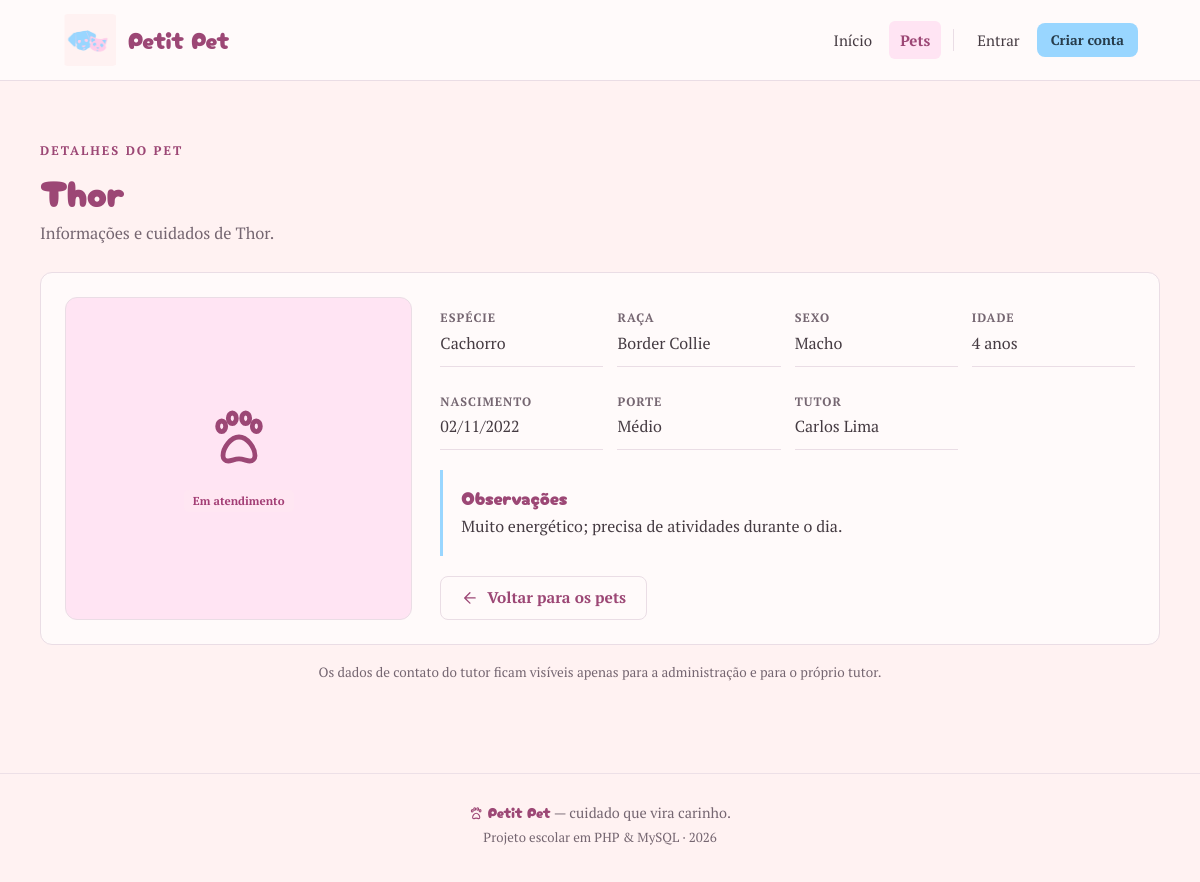
/pet.php?id=1, run on an earlier commit of the app's database.
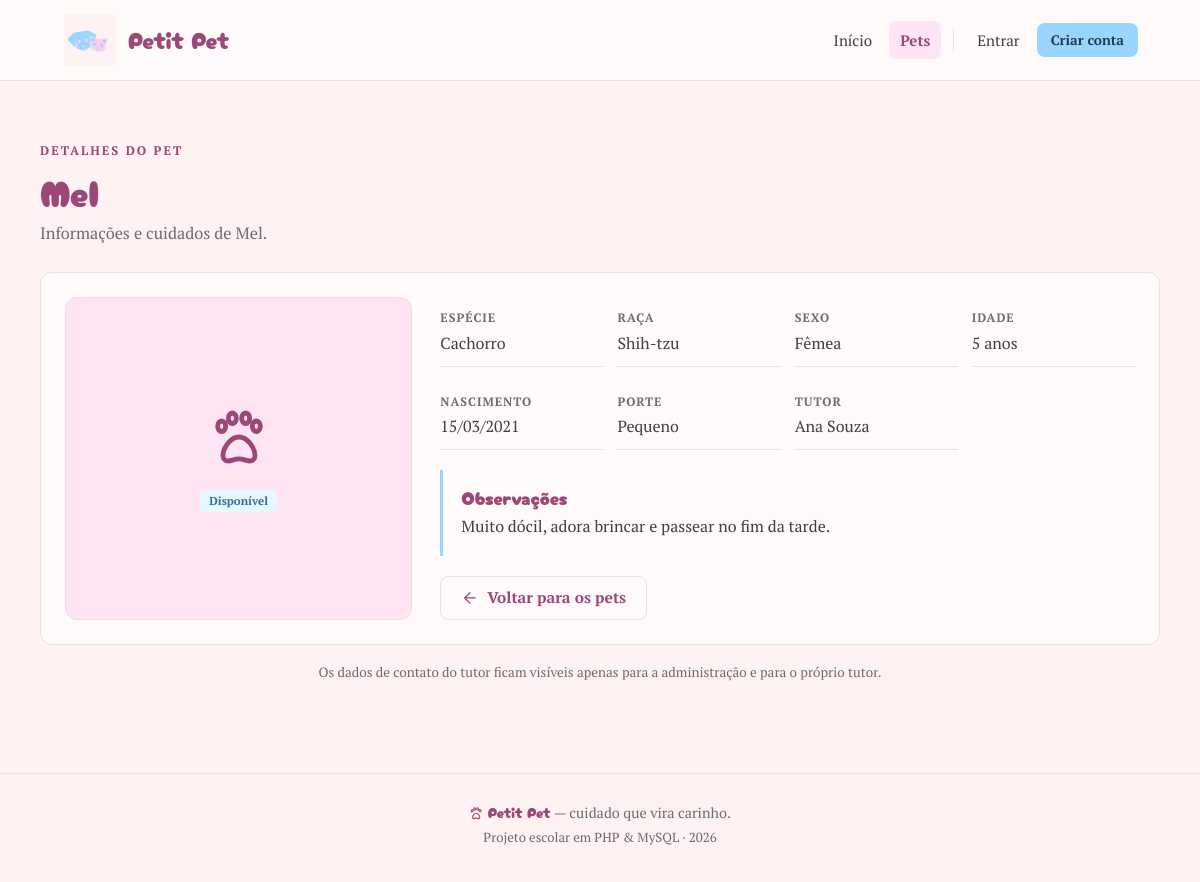
And on a later commit of the database.
### tables this page shows
CREATE TABLE IF NOT EXISTS pets (
    id INT UNSIGNED NOT NULL AUTO_INCREMENT,
    usuario_id INT DEFAULT NULL,
    nome VARCHAR(100) NOT NULL,
    especie VARCHAR(50) NOT NULL,
    raca VARCHAR(80) DEFAULT NULL,
    sexo ENUM('macho', 'femea', 'nao_informado') NOT NULL DEFAULT 'nao_informado',
    data_nascimento DATE DEFAULT NULL,
    porte ENUM('pequeno', 'medio', 'grande') DEFAULT NULL,
    tutor_nome VARCHAR(100) DEFAULT NULL,
    tutor_telefone VARCHAR(30) DEFAULT NULL,
    observacoes TEXT DEFAULT NULL,
    status ENUM('disponivel', 'em_atendimento') NOT NULL DEFAULT 'disponivel',
    criado_em TIMESTAMP NOT NULL DEFAULT CURRENT_TIMESTAMP,
    atualizado_em TIMESTAMP NOT NULL DEFAULT CURRENT_TIMESTAMP ON UPDATE CURRENT_TIMESTAMP,
    PRIMARY KEY (id),
    KEY idx_pets_nome (nome),
    KEY idx_pets_status (status),
    KEY idx_pets_especie (especie),
    KEY idx_pets_usuario (usuario_id),
    CONSTRAINT fk_pets_usuario
        FOREIGN KEY (usuario_id) REFERENCES usuarios (id)
        ON DELETE SET NULL
        ON UPDATE CASCADE
);

### includes/bootstrap.php (called while the page is built, shortened)
<?php
require_once __DIR__ . '/../conexao.php';
require_once __DIR__ . '/funcoes.php';
require_once __DIR__ . '/pets.php';
function usuario_logado(): bool
{
    return isset($_SESSION['usuario_id']);
}
function eh_admin(): bool
{
    return usuario_logado() && usuario_perfil() === 'admin';
}

### conexao.php (called while the page is built, shortened)
<?php
function db(): mysqli
{
    static $conexao = null;
    try {
        $conexao = new mysqli(DB_HOST, DB_USUARIO, DB_SENHA, DB_NOME);
        $conexao->set_charset(DB_CHARSET);
    } catch (mysqli_sql_exception $erro) {
        error_log('[Petit Pet] Falha ao conectar no banco: ' . $erro->getMessage());
        http_response_code(500);
        exit('Não foi possível conectar ao banco de dados. Confira a configuração e tente novamente.');
    }
    return $conexao;
}

### includes/pets.php (called while the page is built, shortened)
<?php
function buscar_pet(int $id): ?array
{
    $stmt = db()->prepare(
        'SELECT p.*, u.nome AS cliente_nome, u.email AS cliente_email
         FROM pets p
         LEFT JOIN usuarios u ON u.id = p.usuario_id
         WHERE p.id = ? LIMIT 1'
    );
    $stmt->bind_param('i', $id);
    $stmt->execute();
    $pet = $stmt->get_result()->fetch_assoc();
    return $pet ?: null;
}

### pet.php (the view, shortened to what this page needs)
<?php
require_once __DIR__ . '/includes/bootstrap.php';
$id = filter_input(INPUT_GET, 'id', FILTER_VALIDATE_INT);
try {
    $pet = buscar_pet((int) $id);
} catch (Throwable $erro) {
    error_log('[Petit Pet] Falha ao consultar pet: ' . $erro->getMessage());
    flash('erro', 'Não foi possível consultar o pet agora.');
    redirecionar('pets.php');
}
$souTutor = usuario_logado() && !eh_admin() && pet_pertence_ao_usuario($pet, (int) usuario_id());
$podeVerContato = eh_admin() || $souTutor;
$tutorExibicao = (string) ($pet['tutor_nome'] ?? '');
$titulo = (string) $pet['nome'];
$subtitulo = 'Informações e cuidados de ' . $pet['nome'] . '.';
$eyebrow = 'Detalhes do pet';
$paginaAtiva = 'pets';
require __DIR__ . '/includes/layout/header.php';
?>
<article class="detalhe-pet">
    <div class="detalhe-foto">
        <span class="detalhe-icone"><?= icone_svg('paw') ?></span>
        <span class="selo <?= e(classe_status((string) $pet['status'])) ?>">
            <?= e(rotulo_status((string) $pet['status'])) ?>
        </span>
    </div>
    <div class="detalhe-conteudo">
        <dl class="detalhe-lista">
            <div>
                <dt>Espécie</dt>
                <dd><?= e($pet['especie']) ?></dd>
            </div>
            <div>
                <dt>Raça</dt>
                <dd><?= e($pet['raca'] ?: 'Não informada') ?></dd>
            </div>
            <div>
                <dt>Sexo</dt>
                <dd><?= e(rotulo_sexo((string) $pet['sexo'])) ?></dd>
            </div>
            <div>
                <dt>Idade</dt>
                <dd><?= e(idade_pet($pet['data_nascimento'] ?? null)) ?></dd>
            </div>
            <div>
                <dt>Nascimento</dt>
                <dd><?= e(formatar_data($pet['data_nascimento'] ?? null)) ?></dd>
            </div>
            <div>
                <dt>Porte</dt>
                <dd><?= e(rotulo_porte($pet['porte'] ?? null)) ?></dd>
            </div>
            <div>
                <dt>Tutor</dt>
                <dd><?= e($tutorExibicao !== '' ? $tutorExibicao : 'Não informado') ?></dd>
            </div>
        </dl>
        <div class="detalhe-observacoes">
            <h2>Observações</h2>
            <p><?= nl2br(e($pet['observacoes'] ?: 'Nenhuma observação registrada.')) ?></p>
        </div>
        <div class="detalhe-acoes">
            <a class="btn btn-contorno" href="pets.php"><?= icone_svg('arrow-left') ?> Voltar para os pets</a>
        </div>
    </div>
</article>
<?php if (!$podeVerContato): ?>
    <p class="nota-privacidade">
        Os dados de contato do tutor ficam visíveis apenas para a administração e para o próprio tutor.
    </p>
<?php endif; ?>
<?php require __DIR__ . '/includes/layout/footer.php'; ?>

### includes/layout/header.php (shortened to what this page needs)
<?php
$titulo = $titulo ?? APP_NOME;
$subtitulo = $subtitulo ?? '';
$eyebrow = $eyebrow ?? '';
$paginaAtiva = $paginaAtiva ?? '';
$containerClasse = $containerClasse ?? 'container container-largo';
$area = ($area ?? 'site') === 'admin' ? 'admin' : 'site';
$inicio = $area === 'admin' ? 'admin.php' : 'index.php';
?>
<!DOCTYPE html>
<html lang="pt-BR">
<head>
    <link rel="stylesheet" href="assets/css/fontes.css">
    <link rel="stylesheet" href="assets/css/style.css">
</head>
<body class="<?= $area === 'admin' ? 'area-admin' : 'area-site' ?>">
    <header class="topo">
        <div class="topo-conteudo">
            <a class="marca" href="<?= e($inicio) ?>" aria-label="Petit Pet — início">
                <img class="marca-logo" src="logo.png" alt="">
                <span class="marca-texto">Petit Pet</span>
            </a>
            <?php if ($area === 'admin'): ?>
                <nav class="menu" aria-label="Navegação administrativa">
                    <a href="admin.php" class="<?= $paginaAtiva === 'admin' ? 'ativo' : '' ?>">Painel</a>
                    <a href="admin_pets.php" class="<?= $paginaAtiva === 'admin-pets' ? 'ativo' : '' ?>">Pets</a>
                    <a href="admin_clientes.php" class="<?= $paginaAtiva === 'admin-clientes' ? 'ativo' : '' ?>">Clientes</a>
                    <a href="cadastrar_pet.php" class="<?= $paginaAtiva === 'admin-novo-pet' ? 'ativo' : '' ?>">Novo pet</a>
                    <span class="menu-separador" aria-hidden="true"></span>
                    <a href="index.php" class="menu-suave">Ver site</a>
                    <span class="usuario-nome"><?= e(usuario_nome()) ?></span>
                    <a href="logout.php" class="btn btn-pequeno btn-contorno">Sair</a>
                </nav>
            <?php else: ?>
                <nav class="menu" aria-label="Navegação principal">
                    <a href="index.php" class="<?= $paginaAtiva === 'inicio' ? 'ativo' : '' ?>">Início</a>
                    <a href="pets.php" class="<?= $paginaAtiva === 'pets' ? 'ativo' : '' ?>">Pets</a>
                    <?php if (usuario_logado()): ?>
                        <?php if (eh_admin()): ?>
                            <a href="admin.php">Área administrativa</a>
                        <?php else: ?>
                            <a href="painel.php" class="<?= $paginaAtiva === 'painel' ? 'ativo' : '' ?>">Meu painel</a>
                            <a href="cadastrar_pet.php" class="<?= $paginaAtiva === 'cadastrar' ? 'ativo' : '' ?>">Cadastrar pet</a>
                        <?php endif; ?>
                        <span class="menu-separador" aria-hidden="true"></span>
                        <span class="usuario-nome">Olá, <?= e(usuario_nome()) ?></span>
                        <a href="logout.php" class="btn btn-pequeno btn-contorno">Sair</a>
                    <?php else: ?>
                        <a href="login.php" class="<?= $paginaAtiva === 'login' ? 'ativo' : '' ?>">Entrar</a>
                        <a href="cadastro.php" class="btn btn-pequeno">Criar conta</a>
                    <?php endif; ?>
                </nav>
            <?php endif; ?>
        </div>
    </header>
    <main id="conteudo" class="pagina">
        <div class="<?= e($containerClasse) ?>">
            <?php if ($titulo !== ''): ?>
                <div class="cabecalho-pagina">
                    <?php if ($eyebrow !== ''): ?>
                        <p class="eyebrow"><?= e($eyebrow) ?></p>
                    <?php endif; ?>
                    <h1><?= e($titulo) ?></h1>
                    <?php if ($subtitulo !== ''): ?>
                        <p class="subtitulo"><?= e($subtitulo) ?></p>
                    <?php endif; ?>
                </div>
            <?php endif; ?>

### includes/funcoes.php (shortened to what this page needs)
<?php
function e(mixed $valor): string
{
    return htmlspecialchars((string) $valor, ENT_QUOTES, 'UTF-8');
}
function rotulo_status(string $status): string
{
    return match ($status) {
        'disponivel' => 'Disponível',
        'em_atendimento' => 'Em atendimento',
        default => 'Não informado',
    };
}
function classe_status(string $status): string
{
    return $status === 'em_atendimento' ? 'badge-atendimento' : 'badge-disponivel';
}
function rotulo_sexo(string $sexo): string
{
    return match ($sexo) {
        'macho' => 'Macho',
        'femea' => 'Fêmea',
        default => 'Não informado',
    };
}
function rotulo_porte(?string $porte): string
{
    return match ($porte) {
        'pequeno' => 'Pequeno',
        'medio' => 'Médio',
        'grande' => 'Grande',
        default => 'Não informado',
    };
}
function icone_svg(string $nome): string
{
    static $icones = [
        'paw' => '<ellipse cx="5.5" cy="8" rx="1.5" ry="2"/><ellipse cx="9.5" cy="5" rx="1.5" ry="2"/><ellipse cx="14.5" cy="5" rx="1.5" ry="2"/><ellipse cx="18.5" cy="8" rx="1.5" ry="2"/><path d="M12 12c-3 0-6 4-6 7a2 2 0 0 0 2 2c1 0 2.5-.8 4-.8s3 .8 4 .8a2 2 0 0 0 2-2c0-3-3-7-6-7z"/>',
        'heart' => '<path d="M20.8 4.6a5.5 5.5 0 0 0-7.8 0L12 5.7l-1.1-1.1a5.5 5.5 0 0 0-7.8 7.8l1.1 1.1L12 21l7.8-7.5 1.1-1.1a5.5 5.5 0 0 0-.1-7.8z"/>',
        'clipboard-list' => '<rect x="8" y="3" width="8" height="4" rx="1"/><path d="M16 4h2a2 2 0 0 1 2 2v14a2 2 0 0 1-2 2H6a2 2 0 0 1-2-2V6a2 2 0 0 1 2-2h2"/><path d="M8 12h8M8 16h8"/>',
        'stethoscope' => '<path d="M6 3v5a4 4 0 0 0 8 0V3"/><path d="M6 5H4m10 0h2"/><path d="M10 12v2a6 6 0 0 0 12 0v-1"/><circle cx="22" cy="11" r="2"/>',
        'users' => '<path d="M16 21v-2a4 4 0 0 0-4-4H8a4 4 0 0 0-4 4v2"/><circle cx="10" cy="7" r="4"/><path d="M20 21v-2a4 4 0 0 0-3-3.87M16 3.13a4 4 0 0 1 0 7.75"/>',
        'user' => '<path d="M20 21v-2a4 4 0 0 0-4-4H8a4 4 0 0 0-4 4v2"/><circle cx="12" cy="7" r="4"/>',
        'plus' => '<path d="M12 5v14M5 12h14"/>',
        'search' => '<circle cx="11" cy="11" r="8"/><path d="m21 21-4.35-4.35"/>',
        'log-out' => '<path d="M9 21H5a2 2 0 0 1-2-2V5a2 2 0 0 1 2-2h4"/><path d="m16 17 5-5-5-5M21 12H9"/>',
        'arrow-right' => '<path d="M5 12h14m-7-7 7 7-7 7"/>',
        'arrow-left' => '<path d="M19 12H5m7 7-7-7 7-7"/>',
        'circle-check' => '<circle cx="12" cy="12" r="10"/><path d="m9 12 2 2 4-4"/>',
        'circle-alert' => '<circle cx="12" cy="12" r="10"/><path d="M12 8v4m0 4h.01"/>',
        'circle-info' => '<circle cx="12" cy="12" r="10"/><path d="M12 16v-4m0-4h.01"/>',
        'x' => '<path d="m18 6-12 12M6 6l12 12"/>',
    ];
    return '<svg class="icone" viewBox="0 0 24 24" fill="none" stroke="currentColor" stroke-width="1.8" stroke-linecap="round" stroke-linejoin="round" aria-hidden="true" focusable="false">'
        . $icones[$nome]
        . '</svg>';
}
function idade_pet(?string $dataNascimento): string
{
    try {
        $nascimento = new DateTimeImmutable($dataNascimento);
        $hoje = new DateTimeImmutable('today');
    } catch (Exception) {
        return 'Idade não informada';
    }
    $diferenca = $nascimento->diff($hoje);
    if ($diferenca->y > 0) {
        return $diferenca->y . ($diferenca->y === 1 ? ' ano' : ' anos');
    }
    return $diferenca->d . ($diferenca->d === 1 ? ' dia' : ' dias');
}
function formatar_data(?string $data): string
{
    try {
        return (new DateTimeImmutable($data))->format('d/m/Y');
    } catch (Exception) {
        return '—';
    }
}

### includes/layout/footer.php (shortened to what this page needs)
        </div>
    </main>
    <footer class="rodape">
        <div class="rodape-conteudo">
            <p><strong><?= icone_svg('paw') ?> Petit Pet</strong> — cuidado que vira carinho.</p>
            <p class="rodape-pequeno">Projeto escolar em PHP &amp; MySQL · <?= e(APP_ANO) ?></p>
        </div>
    </footer>
</body>
</html>

What changed in the data, as far as the page shows it:
changed pets "Cachorro": status "Em atendimento" → "Disponível"; raca "Border Collie" → "Shih-tzu"; sexo "Macho" → "Fêmea"; data_nascimento "4 anos" → "5 anos"; data_nascimento "02/11/2022" → "15/03/2021"; porte "Médio" → "Pequeno"; tutor_nome "Carlos Lima" → "Ana Souza"; observacoes "Muito energético; precisa de atividades durante o dia." → "Muito dócil, adora brincar e passear no fim da tarde."
Also different on the page:
$titulo: "Thor" → "Mel"
$subtitulo: "Informações e cuidados de Thor." → "Informações e cuidados de Mel."
